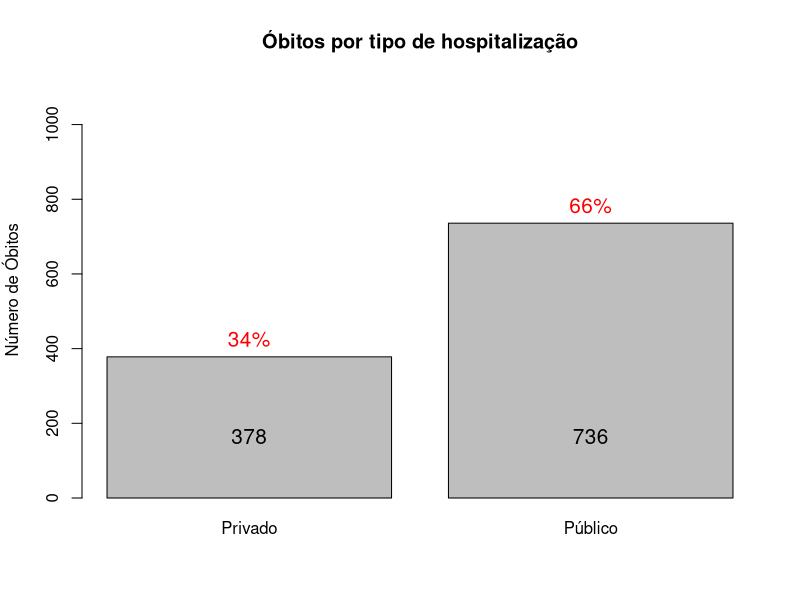

The R source for this figure:
library(readxl)
df.mortes <- read_excel("./dados/covid_19_bauru_mortes.xlsx", 
                        col_types = c("date", "text", "numeric", "date","text","text", "date", "numeric"))

png(filename = "./graficos/obitos_tipo_hospitalizacao.png", width = 800, height = 600)
temp.hosp <- df.mortes$tipo_hosp[!is.na(df.mortes$tipo_hosp)]
pct.hosp = round(unname(table(temp.hosp)) / sum(unname(table(temp.hosp)))*100,0)
pct.hosp = paste0(pct.hosp, "%")
graph.hosp <- barplot(table(temp.hosp), main = "Óbitos por tipo de hospitalização", ylab = "Número de Óbitos", ylim = c(0,sum(unname(table(temp.hosp)))), names.arg = c("Privado", "Público")) 
text(x = graph.hosp, y = table(temp.hosp), label = pct.hosp, pos = 3, cex = 1.25, col = "red")
axis(1, at=graph.hosp, labels=table(temp.hosp), tick=F, las=1, line=-4.5, cex.axis=1.25)
dev.off()
